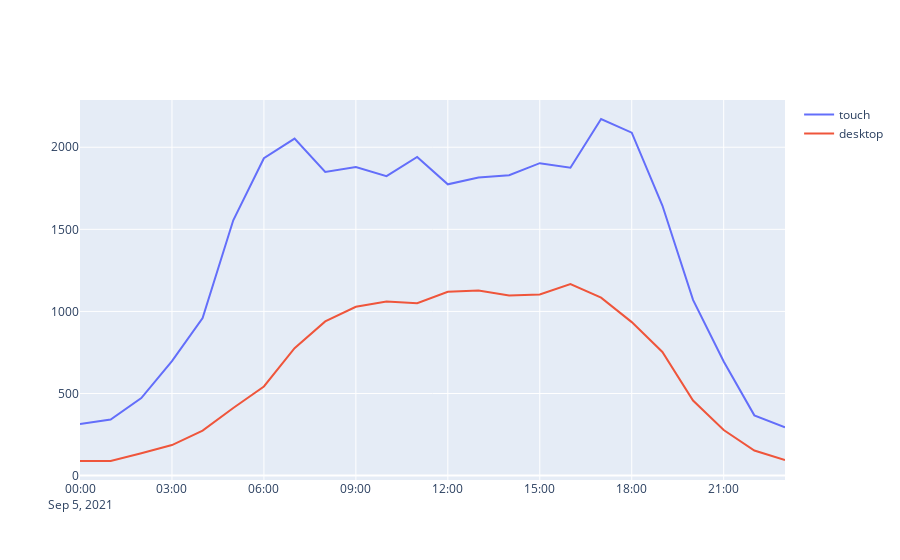

The notebook cell saved with this chart:
### Code cell
def add_trace_to_fig(fig: Figure, x: Series, y: Series, title: str) -> Figure:
    fig.add_trace(go.Scatter(x=x, y=y, name=title))
    return fig

df_fraffic_per_day_hourly = df_fraffic_per_day.copy()
df_fraffic_per_day_hourly["Timestamp"] = pd.DatetimeIndex(df_fraffic_per_day_hourly["Timestamp"])
df_fraffic_per_day_hourly = df_fraffic_per_day_hourly.groupby(["Type", pd.Grouper(key="Timestamp", freq="h")]).count().reset_index()
display(df_fraffic_per_day_hourly.head(10))
figure_fraffic_per_day_hourly = go.Figure()

add_trace_to_fig(figure_fraffic_per_day_hourly, df_fraffic_per_day_hourly["Timestamp"], df_fraffic_per_day_hourly[df_fraffic_per_day_hourly["Type"] == "touch"]["Query"], "touch")
add_trace_to_fig(figure_fraffic_per_day_hourly, df_fraffic_per_day_hourly["Timestamp"], df_fraffic_per_day_hourly[df_fraffic_per_day_hourly["Type"] == "desktop"]["Query"], "desktop")

figure_fraffic_per_day_hourly
